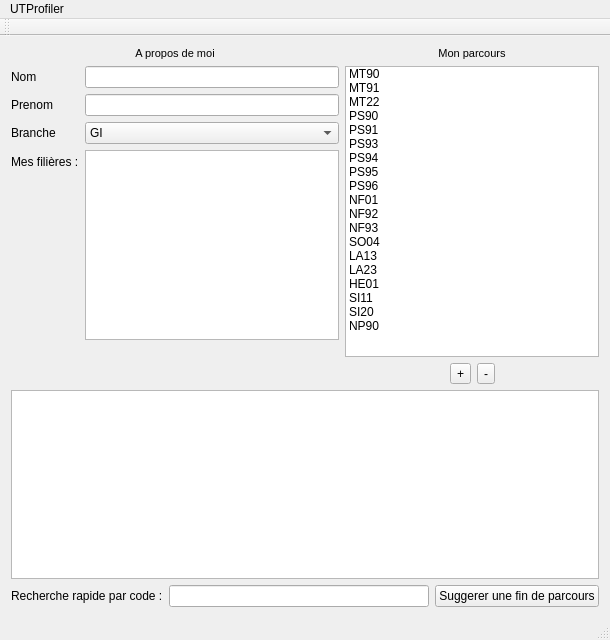
<?xml version="1.0" encoding="UTF-8"?>
<ui version="4.0">
 <class>MainWindow</class>
 <widget class="QMainWindow" name="MainWindow">
  <property name="geometry">
   <rect>
    <x>0</x>
    <y>0</y>
    <width>610</width>
    <height>640</height>
   </rect>
  </property>
  <property name="windowTitle">
   <string>MainWindow</string>
  </property>
  <widget class="QWidget" name="centralWidget">
   <layout class="QVBoxLayout" name="verticalLayout_4">
    <item>
     <layout class="QHBoxLayout" name="horizontalLayout_3">
      <item>
       <layout class="QVBoxLayout" name="verticalLayout_2">
        <item>
         <widget class="QLabel" name="label_4">
          <property name="text">
           <string>&lt;!DOCTYPE HTML PUBLIC &quot;-//W3C//DTD HTML 4.0//EN&quot; &quot;http://www.w3.org/TR/REC-html40/strict.dtd&quot;&gt;
&lt;html&gt;&lt;head&gt;&lt;meta name=&quot;qrichtext&quot; content=&quot;1&quot; /&gt;&lt;style type=&quot;text/css&quot;&gt;
p, li { white-space: pre-wrap; }
&lt;/style&gt;&lt;/head&gt;&lt;body style=&quot; font-family:'MS Shell Dlg 2'; font-size:8.25pt; font-weight:400; font-style:normal;&quot;&gt;
&lt;p align=&quot;center&quot; style=&quot; margin-top:0px; margin-bottom:0px; margin-left:0px; margin-right:0px; -qt-block-indent:0; text-indent:0px;&quot;&gt;A propos de moi&lt;/p&gt;&lt;/body&gt;&lt;/html&gt;</string>
          </property>
         </widget>
        </item>
        <item>
         <layout class="QFormLayout" name="formLayout">
          <property name="fieldGrowthPolicy">
           <enum>QFormLayout::AllNonFixedFieldsGrow</enum>
          </property>
          <item row="0" column="0">
           <widget class="QLabel" name="label">
            <property name="text">
             <string>Nom</string>
            </property>
           </widget>
          </item>
          <item row="1" column="0">
           <widget class="QLabel" name="label_2">
            <property name="text">
             <string>Prenom</string>
            </property>
           </widget>
          </item>
          <item row="0" column="1">
           <widget class="QLineEdit" name="lineEdit_2"/>
          </item>
          <item row="1" column="1">
           <widget class="QLineEdit" name="lineEdit_3"/>
          </item>
          <item row="4" column="1">
           <spacer name="verticalSpacer">
            <property name="orientation">
             <enum>Qt::Vertical</enum>
            </property>
            <property name="sizeHint" stdset="0">
             <size>
              <width>20</width>
              <height>40</height>
             </size>
            </property>
           </spacer>
          </item>
          <item row="2" column="0">
           <widget class="QLabel" name="label_6">
            <property name="text">
             <string>Branche</string>
            </property>
           </widget>
          </item>
          <item row="2" column="1">
           <widget class="QComboBox" name="comboBox">
            <item>
             <property name="text">
              <string>GI</string>
             </property>
            </item>
           </widget>
          </item>
          <item row="3" column="1">
           <widget class="QListWidget" name="listWidget_2"/>
          </item>
          <item row="3" column="0">
           <widget class="QLabel" name="label_7">
            <property name="text">
             <string>Mes filières :</string>
            </property>
           </widget>
          </item>
         </layout>
        </item>
       </layout>
      </item>
      <item>
       <layout class="QVBoxLayout" name="verticalLayout">
        <item>
         <widget class="QLabel" name="label_3">
          <property name="text">
           <string>&lt;!DOCTYPE HTML PUBLIC &quot;-//W3C//DTD HTML 4.0//EN&quot; &quot;http://www.w3.org/TR/REC-html40/strict.dtd&quot;&gt;
&lt;html&gt;&lt;head&gt;&lt;meta name=&quot;qrichtext&quot; content=&quot;1&quot; /&gt;&lt;style type=&quot;text/css&quot;&gt;
p, li { white-space: pre-wrap; }
&lt;/style&gt;&lt;/head&gt;&lt;body style=&quot; font-family:'MS Shell Dlg 2'; font-size:8.25pt; font-weight:400; font-style:normal;&quot;&gt;
&lt;p align=&quot;center&quot; style=&quot; margin-top:0px; margin-bottom:0px; margin-left:0px; margin-right:0px; -qt-block-indent:0; text-indent:0px;&quot;&gt;&lt;span style=&quot; font-size:8pt;&quot;&gt;Mon parcours&lt;/span&gt;&lt;/p&gt;&lt;/body&gt;&lt;/html&gt;</string>
          </property>
         </widget>
        </item>
        <item>
         <widget class="QListWidget" name="listWidget">
          <item>
           <property name="text">
            <string>MT90</string>
           </property>
          </item>
          <item>
           <property name="text">
            <string>MT91</string>
           </property>
          </item>
          <item>
           <property name="text">
            <string>MT22</string>
           </property>
          </item>
          <item>
           <property name="text">
            <string>PS90</string>
           </property>
          </item>
          <item>
           <property name="text">
            <string>PS91</string>
           </property>
          </item>
          <item>
           <property name="text">
            <string>PS93</string>
           </property>
          </item>
          <item>
           <property name="text">
            <string>PS94</string>
           </property>
          </item>
          <item>
           <property name="text">
            <string>PS95</string>
           </property>
          </item>
          <item>
           <property name="text">
            <string>PS96</string>
           </property>
          </item>
          <item>
           <property name="text">
            <string>NF01</string>
           </property>
          </item>
          <item>
           <property name="text">
            <string>NF92</string>
           </property>
          </item>
          <item>
           <property name="text">
            <string>NF93</string>
           </property>
          </item>
          <item>
           <property name="text">
            <string>SO04</string>
           </property>
          </item>
          <item>
           <property name="text">
            <string>LA13</string>
           </property>
          </item>
          <item>
           <property name="text">
            <string>LA23</string>
           </property>
          </item>
          <item>
           <property name="text">
            <string>HE01</string>
           </property>
          </item>
          <item>
           <property name="text">
            <string>SI11</string>
           </property>
          </item>
          <item>
           <property name="text">
            <string>SI20</string>
           </property>
          </item>
          <item>
           <property name="text">
            <string>NP90</string>
           </property>
          </item>
         </widget>
        </item>
        <item>
         <layout class="QHBoxLayout" name="horizontalLayout">
          <item>
           <spacer name="horizontalSpacer">
            <property name="orientation">
             <enum>Qt::Horizontal</enum>
            </property>
            <property name="sizeHint" stdset="0">
             <size>
              <width>40</width>
              <height>20</height>
             </size>
            </property>
           </spacer>
          </item>
          <item>
           <widget class="QToolButton" name="toolButton">
            <property name="text">
             <string>+</string>
            </property>
           </widget>
          </item>
          <item>
           <widget class="QToolButton" name="toolButton_2">
            <property name="text">
             <string>-</string>
            </property>
           </widget>
          </item>
          <item>
           <spacer name="horizontalSpacer_2">
            <property name="orientation">
             <enum>Qt::Horizontal</enum>
            </property>
            <property name="sizeHint" stdset="0">
             <size>
              <width>40</width>
              <height>20</height>
             </size>
            </property>
           </spacer>
          </item>
         </layout>
        </item>
       </layout>
      </item>
     </layout>
    </item>
    <item>
     <layout class="QVBoxLayout" name="verticalLayout_3">
      <item>
       <widget class="QTableView" name="uvPanel"/>
      </item>
      <item>
       <layout class="QHBoxLayout" name="horizontalLayout_2">
        <item>
         <widget class="QLabel" name="label_5">
          <property name="text">
           <string>Recherche rapide par code :</string>
          </property>
         </widget>
        </item>
        <item>
         <widget class="QLineEdit" name="quickSearch"/>
        </item>
        <item>
         <widget class="QPushButton" name="pushButton">
          <property name="text">
           <string>Suggerer une fin de parcours</string>
          </property>
         </widget>
        </item>
       </layout>
      </item>
     </layout>
    </item>
   </layout>
  </widget>
  <widget class="QMenuBar" name="menuBar">
   <property name="geometry">
    <rect>
     <x>0</x>
     <y>0</y>
     <width>610</width>
     <height>18</height>
    </rect>
   </property>
   <widget class="QMenu" name="menuUTProfiler">
    <property name="title">
     <string>UTProfiler</string>
    </property>
    <widget class="QMenu" name="menuCharger_des_donn_es">
     <property name="title">
      <string>Charger des données</string>
     </property>
     <addaction name="actionDepuis_un_fichier_XML"/>
    </widget>
    <widget class="QMenu" name="menuCharger_un_profil">
     <property name="title">
      <string>Charger un profil</string>
     </property>
     <addaction name="actionDepuis_un_fichier_XML_2"/>
    </widget>
    <addaction name="menuCharger_un_profil"/>
    <addaction name="menuCharger_des_donn_es"/>
    <addaction name="separator"/>
    <addaction name="actionQuitter"/>
   </widget>
   <addaction name="menuUTProfiler"/>
  </widget>
  <widget class="QToolBar" name="mainToolBar">
   <attribute name="toolBarArea">
    <enum>TopToolBarArea</enum>
   </attribute>
   <attribute name="toolBarBreak">
    <bool>false</bool>
   </attribute>
  </widget>
  <widget class="QStatusBar" name="statusBar"/>
  <action name="actionDepuis_un_fichier_XML">
   <property name="text">
    <string>Depuis un fichier XML</string>
   </property>
  </action>
  <action name="actionDepuis_un_fichier_XML_2">
   <property name="text">
    <string>Depuis un fichier XML</string>
   </property>
  </action>
  <action name="actionQuitter">
   <property name="text">
    <string>Quitter</string>
   </property>
  </action>
 </widget>
 <layoutdefault spacing="6" margin="11"/>
 <resources/>
 <connections/>
</ui>
